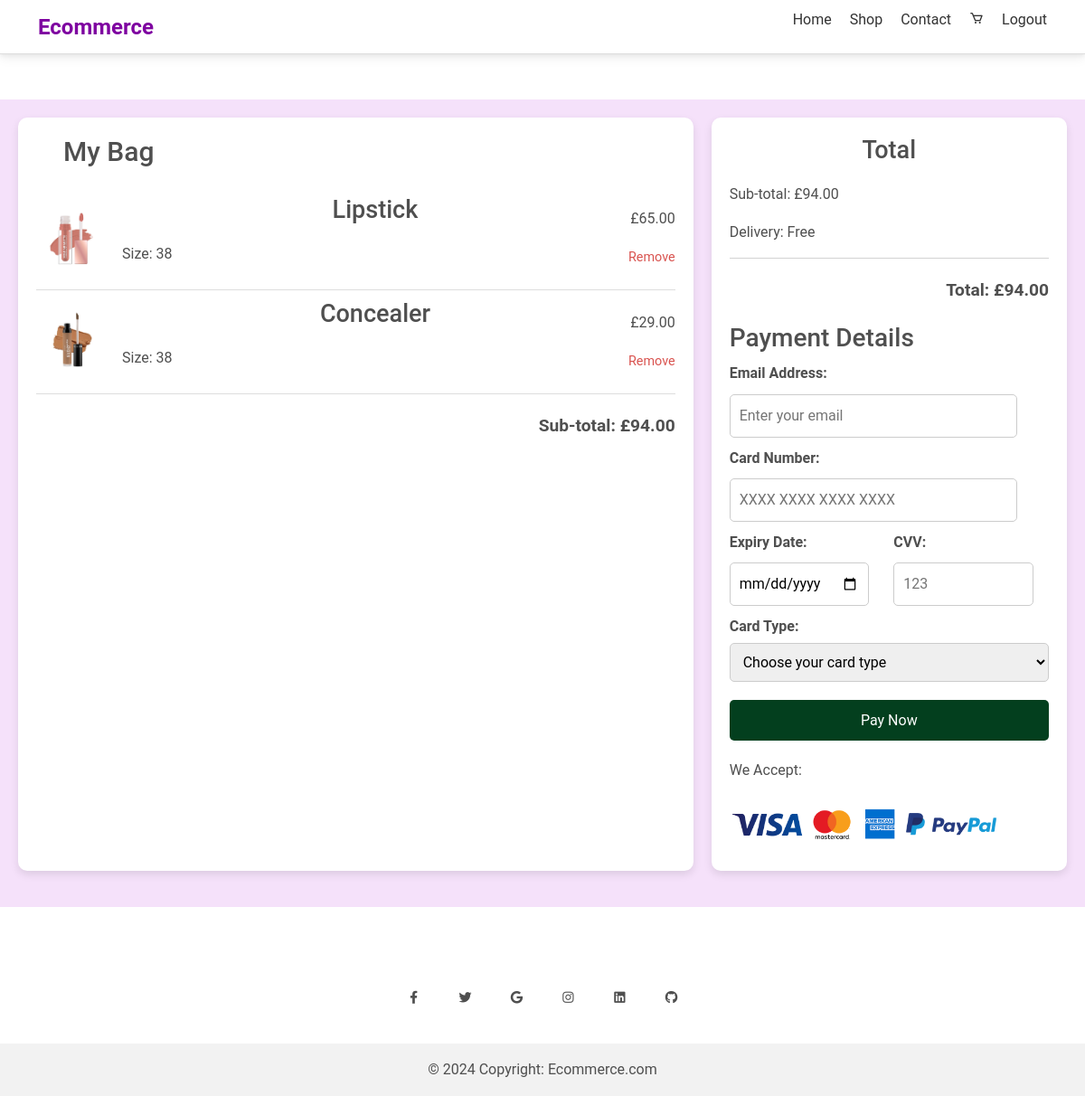
The app's page /cart.php (signed in) with its own data.
### tables this page shows
CREATE TABLE `cart` (
  `id` int(11) NOT NULL,
  `product_id` int(11) NOT NULL,
  `size` varchar(5) NOT NULL,
  `created_at` timestamp NOT NULL DEFAULT current_timestamp(),
  `color` varchar(20) DEFAULT NULL,
  `user_id` int(11) DEFAULT NULL
);

CREATE TABLE `products` (
  `id` int(11) NOT NULL,
  `name` varchar(50) NOT NULL,
  `description` varchar(255) NOT NULL,
  `price` decimal(10,2) NOT NULL,
  `reviews` int(11) NOT NULL,
  `img_url` varchar(255) NOT NULL,
  `user_id` int(11) DEFAULT NULL
);

### cart.php (the view, shortened to what this page needs)
<?php
include_once('config.php');
include("header.php");
$userId = $_SESSION['user_id'];
$sql = "SELECT c.id as cart_id, c.color, c.size, p.name, p.price, p.img_url
        FROM cart c
        JOIN products p ON c.product_id = p.id
        WHERE c.user_id = :user_id";
$stmt = $conn->prepare($sql);
$stmt->bindParam(':user_id', $userId, PDO::PARAM_INT);
$stmt->execute();
$cartItems = $stmt->fetchAll(PDO::FETCH_ASSOC);
$subtotal = 0;
foreach ($cartItems as $item) {
    $subtotal += $item['price'];
}
?>
<!DOCTYPE html>
<html lang="en">
<head>
    <link rel="stylesheet" href="style/cart.css">
</head>
<body>
    <div class="cart-container">
        <div class="cart">
            <h1 id='my'>My Bag</h1>
            <div class="cart-items">
                <?php if (!empty($cartItems)): ?>
                    <?php foreach ($cartItems as $item): ?>
                        <div class="cart-item">
                            <img src="<?php echo htmlspecialchars($item['img_url']); ?>" alt="<?php echo htmlspecialchars($item['name']); ?>" class="cart-item-image">
                            <div class="cart-item-details">
                                <h2 id='h2'><?php echo htmlspecialchars($item['name']); ?></h2>
                                <p>Size: <?php echo htmlspecialchars($item['size']); ?></p>
                            </div>
                            <div class="cart-item-price">
                                <p>£<?php echo number_format($item['price'], 2); ?></p>
                                <a href="remove_from_cart.php?id=<?php echo $item['cart_id']; ?>" class="cart-item-remove">Remove</a>
                            </div>
                        </div>
                    <?php endforeach; ?>
                <?php else: ?>
                    <p>Your cart is empty!</p>
                <?php endif; ?>
            </div>
            <div class="total">
                <p>Sub-total: £<?php echo number_format($subtotal, 2); ?></p>
            </div>
        </div>
        <div class="payment-section">
            <h2 id='h2'>Total</h2>
            <p>Sub-total: £<?php echo number_format($subtotal, 2); ?></p>
            <p>Delivery: Free</p>
            <hr>
            <p class="total-price">Total: £<?php echo number_format($subtotal, 2); ?></p>
            <form action="process_payment.php" method="POST" class="payment-form">
                <h3>Payment Details</h3>
                <label for="email">Email Address:</label>
                <input type="email" id="email" name="email" placeholder="Enter your email" required>
                <label for="card-number">Card Number:</label>
                <input type="text" id="card-number" name="card_number" placeholder="XXXX XXXX XXXX XXXX" required maxlength="19">
                <div class="expiry-cvv">
                    <div>
                        <label for="expiry-date">Expiry Date:</label>
                        <input type="date" id="expiry-date" name="expiry_date" placeholder="MM/YY" required maxlength="5">
                    </div>
                    <div>
                        <label for="cvv">CVV:</label>
                        <input type="text" id="cvv" name="cvv" placeholder="123" required maxlength="3">
                    </div>
                </div>
                <label for="card">Card Type:</label>
                    <select id="card" name="card" required>
                        <option value="" disabled selected>Choose your card type</option>
                    </select>
                <button type="submit" class="checkout-btn">Pay Now</button>
            </form>
            <div class="payment-methods">
                <p>We Accept:</p>
                <img src="images/paypal.png" alt="Payment Methods" style="max-width: 100%; height: auto; width: 300px;">
            </div>
        </div>
    </div>
</body>
</html>
<?php
include("footer.php");
?>

### style/homepage.css (style rules this page uses)
* { margin: 0; padding: 0; box-sizing: border-box; }
body { font-family: Arial, sans-serif; background-color: #f9f9f9; color: #333; }

### style/cart.css (style rules this page uses)
body { font-family: Arial, sans-serif; background-color: #f9f9f9; margin: 0; padding: 0; }
.cart-container { background-color: rgb(245, 225, 250); display: flex; justify-content: space-between; max-width: 1200px; margin: 50px auto; padding: 20px; gap: 20px; flex-wrap: wrap; }
.cart, .payment-section { background: #fff; padding: 20px; border-radius: 10px; box-shadow: 0 4px 10px rgba(0, 0, 0, 0.1); flex: 1; margin-bottom: 20px; }
.cart { flex: 2; }
#my { margin-left: 30px; font-size: 30px; }
#h2 { font-size: 27px; margin: 0 0 20px; text-align: center; }
.cart-items, .payment-methods { margin-top: 20px; }
.cart-item { display: flex; align-items: center; justify-content: space-between; border-bottom: 1px solid #ddd; padding: 10px 0; }
.cart-item img { width: 80px; height: 80px; object-fit: cover; border-radius: 5px; }
.cart-item-details { flex: 1; margin-left: 15px; }
.cart-item-price { text-align: right; }
.cart-item-remove { color: #d9534f; text-decoration: none; font-size: 0.9rem; cursor: pointer; }
.total, .total-price { text-align: right; font-size: 1.2rem; font-weight: bold; margin-top: 20px; }
.payment-form { margin-top: 20px; }
.payment-form label { display: block; margin-top: 10px; font-weight: bold; }
.payment-form input { width: 90%; padding: 10px; margin-top: 5px; border: 1px solid #ccc; border-radius: 5px; }
.expiry-cvv { display: flex; justify-content: space-between; gap: 10px; }
.expiry-cvv div { flex: 1; }
label { font-size: 16px; font-weight: bold; display: block; margin-bottom: 5px; }
select { width: 100%; padding: 10px; font-size: 16px; border: 1px solid #ccc; border-radius: 5px; }
.checkout-btn { width: 100%; background-color: #033f1e; color: white; padding: 10px; border: none; border-radius: 5px; margin-top: 20px; font-size: 16px; cursor: pointer; }

### records on screen
cart: product.img_url (picture), product.name "Lipstick", size "38", product.price "65.00"
cart: product.img_url (picture), product.name "Concealer", size "38", product.price "29.00"

### other values on screen
$subtotal "94.00"
